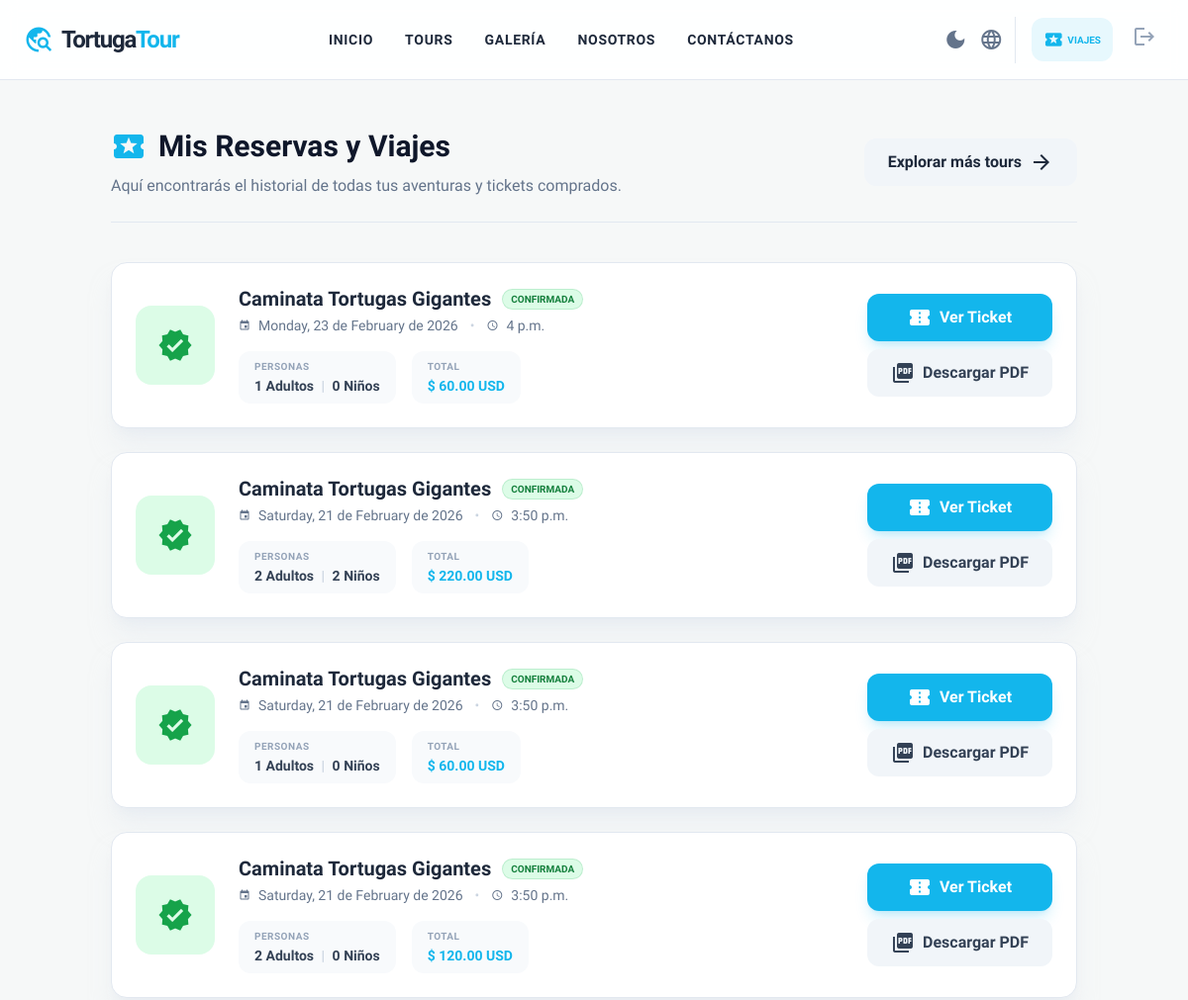
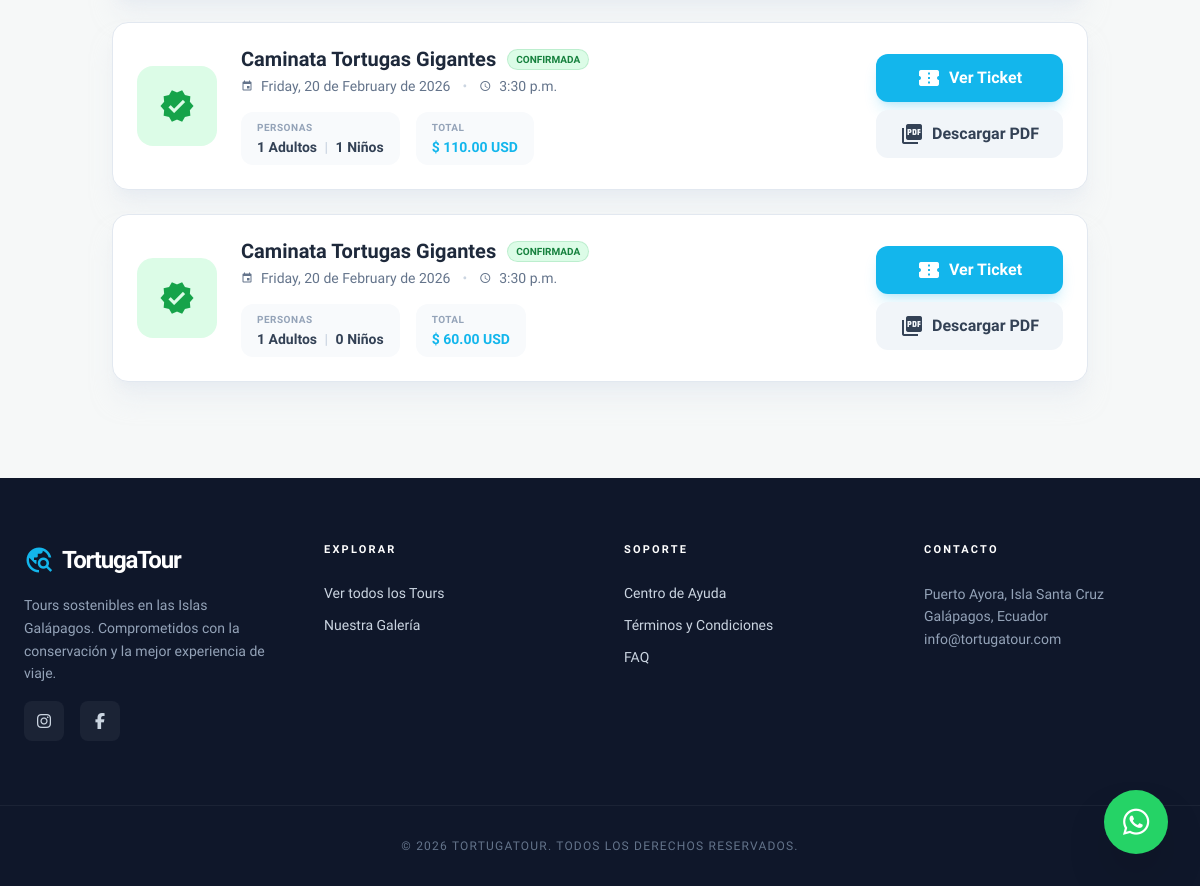
Screenshot of /mis-reservas/ (signed in) with the database file from the repository (2 pictures, top to bottom).
### core/models.py (models this page shows, shortened)
class Reserva(models.Model):
    ESTADOS = (
        ("pendiente", "Pendiente"),
        ("confirmada", "Confirmada"),
        ("pagada", "Pagada"),
        ("cancelada", "Cancelada"),
        ("bloqueada_por_agencia", "Bloqueada por Agencia"),
    )
    usuario = models.ForeignKey(User, on_delete=models.CASCADE, null=True, blank=True)
    salida = models.ForeignKey(SalidaTour, on_delete=models.CASCADE, related_name="reservas")
    adultos = models.PositiveIntegerField()
    ninos = models.PositiveIntegerField()
    total_pagar = models.DecimalField(max_digits=10, decimal_places=2)
    estado = models.CharField(max_length=30, choices=ESTADOS, default="pendiente")
    fecha_reserva = models.DateTimeField(default=timezone.now)
    archivo_agencia = models.FileField(upload_to='agencia_vouchers/', null=True, blank=True)
    codigo_agencia = models.CharField(max_length=50, null=True, blank=True)
    limite_pago_agencia = models.DateTimeField(null=True, blank=True)
    nombre = models.CharField(max_length=100)
    apellidos = models.CharField(max_length=150)
    correo = models.EmailField()
    telefono = models.CharField(max_length=30)
    identificacion = models.CharField(max_length=50)

class SalidaTour(models.Model):
    tour = models.ForeignKey(Tour, on_delete=models.CASCADE, related_name="salidas")
    fecha = models.DateField()
    hora = models.TimeField(null=True, blank=True)
    cupo_maximo = models.PositiveIntegerField()
    cupos_disponibles = models.PositiveIntegerField()

class Tour(models.Model):
    nombre = models.CharField(max_length=150)
    destino = models.ForeignKey(Destino, on_delete=models.CASCADE, related_name="tours")
    descripcion = models.TextField()
    precio = models.DecimalField(max_digits=8, decimal_places=2)
    precio_adulto = models.DecimalField(max_digits=8, decimal_places=2, default=0, blank=True)
    precio_nino = models.DecimalField(max_digits=8, decimal_places=2, default=0, blank=True)
    lemonsqueezy_variant_id = models.CharField(max_length=50, blank=True, default="")
    cupo_maximo = models.PositiveIntegerField(default=15)
    cupos_disponibles = models.PositiveIntegerField(default=15)

### core/views.py (the view)
# urls.py: path('mis-reservas/', views.mis_reservas, name='mis_reservas'),
@login_required
def mis_reservas(request):
    reservas = Reserva.objects.filter(usuario=request.user).exclude(estado="pendiente").order_by('-fecha_reserva')
    return render(request, 'core/mis_reservas.html', {'reservas': reservas})

### core/context_processors.py (called while the page is built)
def whatsapp_number(request):
    return {"WHATSAPP_NUMBER": getattr(settings, "WHATSAPP_NUMBER", "")}

### core/templates/core/mis_reservas.html (shortened to what this page needs)
{% extends "core/base.html" %}
{% block content %}
<section class="max-w-5xl mx-auto px-6 py-12 min-h-[60vh]">
    <div
        class="mb-10 border-b border-slate-200 dark:border-slate-800 pb-6 flex flex-col md:flex-row md:items-center justify-between gap-4">
        <div>
            <h1 class="text-3xl font-black text-slate-900 dark:text-white flex items-center gap-3">
                <span class="material-icons text-primary text-4xl">local_activity</span>
                Mis Reservas y Viajes
            </h1>
            <p class="text-slate-500 dark:text-slate-400 mt-2">
                Aquí encontrarás el historial de todas tus aventuras y tickets comprados.
            </p>
        </div>
        <a href="{% url 'tours' %}"
            class="bg-slate-100 hover:bg-slate-200 dark:bg-slate-800 dark:hover:bg-slate-700 text-slate-800 dark:text-white font-bold py-3 px-6 rounded-xl transition-colors flex items-center justify-center gap-2 whitespace-nowrap w-max">
            Explorar más tours
            <span class="material-icons">arrow_forward</span>
        </a>
    </div>
    {% if reservas %}
    <div class="grid gap-6">
        {% for reserva in reservas %}
        <div
            class="bg-white dark:bg-slate-800 border border-slate-200 dark:border-slate-700 rounded-2xl p-6 shadow-xl shadow-slate-200/50 dark:shadow-none flex flex-col md:flex-row items-center gap-6 group hover:border-primary transition-colors">
            <div class="flex-shrink-0 relative">
                {% if reserva.estado == 'pagada' or reserva.estado == 'confirmada' %}
                <div
                    class="w-20 h-20 bg-green-100 dark:bg-green-900/30 text-green-600 dark:text-green-500 rounded-2xl flex items-center justify-center relative overflow-hidden">
                    <span class="material-icons text-4xl z-10">verified</span>
                </div>
                {% elif reserva.estado == 'bloqueada_por_agencia' %}
                <div
                    class="w-20 h-20 bg-blue-100 dark:bg-blue-900/30 text-blue-600 dark:text-blue-500 rounded-2xl flex items-center justify-center relative overflow-hidden">
                    <span class="material-icons text-4xl z-10">lock_clock</span>
                </div>
                {% elif reserva.estado == 'pendiente' %}
                <div
                    class="w-20 h-20 bg-amber-100 dark:bg-amber-900/30 text-amber-600 dark:text-amber-500 rounded-2xl flex items-center justify-center">
                    <span class="material-icons text-4xl">pending_actions</span>
                </div>
                {% else %}
                <div
                    class="w-20 h-20 bg-red-100 dark:bg-red-900/30 text-red-600 dark:text-red-500 rounded-2xl flex items-center justify-center">
                    <span class="material-icons text-4xl">cancel</span>
                </div>
                {% endif %}
            </div>
            <div class="flex-grow flex flex-col items-center md:items-start text-center md:text-left">
                <div class="flex flex-wrap items-center justify-center md:justify-start gap-3 mb-1">
                    <h2 class="text-xl font-bold text-slate-800 dark:text-white leading-tight">
                        {{ reserva.salida.tour.nombre|truncatechars:45 }}
                    </h2>
                    {% if reserva.estado == 'pagada' or reserva.estado == 'confirmada' %}
                    <span
                        class="bg-green-100 text-green-700 dark:bg-green-900/50 dark:text-green-400 text-[10px] font-black uppercase px-2 py-0.5 rounded-full ring-1 ring-green-500/30">Confirmada</span>
                    {% elif reserva.estado == 'bloqueada_por_agencia' %}
                    <span
                        class="bg-blue-100 text-blue-700 dark:bg-blue-900/50 dark:text-blue-400 text-[10px] font-black uppercase px-2 py-0.5 rounded-full ring-1 ring-blue-500/30">Bloqueo
                        Agencia</span>
                    {% elif reserva.estado == 'pendiente' %}
                    <span
                        class="bg-amber-100 text-amber-700 dark:bg-amber-900/50 dark:text-amber-400 text-[10px] font-black uppercase px-2 py-0.5 rounded-full ring-1 ring-amber-500/30">Pendiente
                        de Pago</span>
                    {% else %}
                    <span
                        class="bg-red-100 text-red-700 dark:bg-red-900/50 dark:text-red-400 text-[10px] font-black uppercase px-2 py-0.5 rounded-full ring-1 ring-red-500/30">Cancelada</span>
                    {% endif %}
                </div>
                <p class="text-sm font-medium text-slate-500 dark:text-slate-400 flex items-center gap-2 mb-4">
                    <span class="material-icons text-xs">event</span>
                    {{ reserva.salida.fecha|date:"l, j \d\e F \d\e Y" }}
                    <span class="px-1 text-slate-300 dark:text-slate-600">•</span>
                    <span class="material-icons text-xs">schedule</span>
                    {{ reserva.salida.hora|default:"Por definir" }}
                </p>
                <div class="flex flex-wrap justify-center md:justify-start gap-4 w-full">
                    <div class="bg-slate-50 dark:bg-slate-900 px-4 py-2 rounded-xl flex-1 md:flex-none">
                        <p class="text-[10px] font-bold text-slate-400 uppercase tracking-wider mb-0.5">Personas</p>
                        <p class="text-sm font-bold text-slate-700 dark:text-slate-300">
                            {{ reserva.adultos }} Adultos <span class="text-slate-300 mx-1">|</span> {{ reserva.ninos }}
                            Niños
                        </p>
                    </div>
                    <div class="bg-slate-50 dark:bg-slate-900 px-4 py-2 rounded-xl flex-1 md:flex-none">
                        <p class="text-[10px] font-bold text-slate-400 uppercase tracking-wider mb-0.5">Total</p>
                        <p class="text-sm font-black text-primary">$ {{ reserva.total_pagar }} USD</p>
                    </div>
                </div>
            </div>
            <div class="flex-shrink-0 w-full md:w-auto flex flex-col gap-2 mt-4 md:mt-0">
                {% if reserva.estado == 'pagada' or reserva.estado == 'confirmada' %}
                <a href="{% url 'ticket_reserva' reserva.id %}" target="_blank"
                    class="w-full md:w-auto bg-primary text-white font-bold py-3 px-6 rounded-xl hover:bg-primary-dark transition shadow-lg shadow-primary/20 flex items-center justify-center gap-2">
                    <span class="material-icons">confirmation_number</span>
                    Ver Ticket
                </a>
                <a href="{% url 'ver_ticket_pdf' reserva.id %}" download
                    class="w-full md:w-auto bg-slate-100 text-slate-700 dark:bg-slate-700 dark:text-white font-bold py-3 px-6 rounded-xl hover:bg-slate-200 dark:hover:bg-slate-600 transition flex items-center justify-center gap-2">
                    <span class="material-icons">picture_as_pdf</span>
                    Descargar PDF
                </a>
                {% elif reserva.estado != 'cancelada' %}
                <span class="text-xs font-bold text-slate-400 text-center block">Procesando...</span>
                {% endif %}
            </div>
        </div>
        {% endfor %}
    </div>
    {% endif %}
</section>
{% endblock %}

### core/templates/core/base.html (style rules this page uses)
html { top: 0 !important; margin-top: 0 !important; }
body { top: 0px !important; margin-top: 0 !important; position: static !important; }

### rows the page displays
Reserva: estado "pagada" (drawn), salida.tour.nombre "Caminata Tortugas Gigantes", salida.fecha "Monday, 23 de February de 2026", salida.hora "4 p.m.", adultos "1", ninos "0", total_pagar "60.00"
Reserva: estado "pagada" (drawn), salida.tour.nombre "Caminata Tortugas Gigantes", salida.fecha "Saturday, 21 de February de 2026", salida.hora "3:50 p.m.", adultos "2", ninos "2", total_pagar "220.00"
Reserva: estado "pagada" (drawn), salida.tour.nombre "Caminata Tortugas Gigantes", salida.fecha "Saturday, 21 de February de 2026", salida.hora "3:50 p.m.", adultos "1", ninos "0", total_pagar "60.00"
Reserva: estado "pagada" (drawn), salida.tour.nombre "Caminata Tortugas Gigantes", salida.fecha "Saturday, 21 de February de 2026", salida.hora "3:50 p.m.", adultos "2", ninos "0", total_pagar "120.00"
Reserva: estado "pagada" (drawn), salida.tour.nombre "Caminata Tortugas Gigantes", salida.fecha "Friday, 20 de February de 2026", salida.hora "3:30 p.m.", adultos "1", ninos "1", total_pagar "110.00"
Reserva: estado "pagada" (drawn), salida.tour.nombre "Caminata Tortugas Gigantes", salida.fecha "Friday, 20 de February de 2026", salida.hora "3:30 p.m.", adultos "1", ninos "0", total_pagar "60.00"
